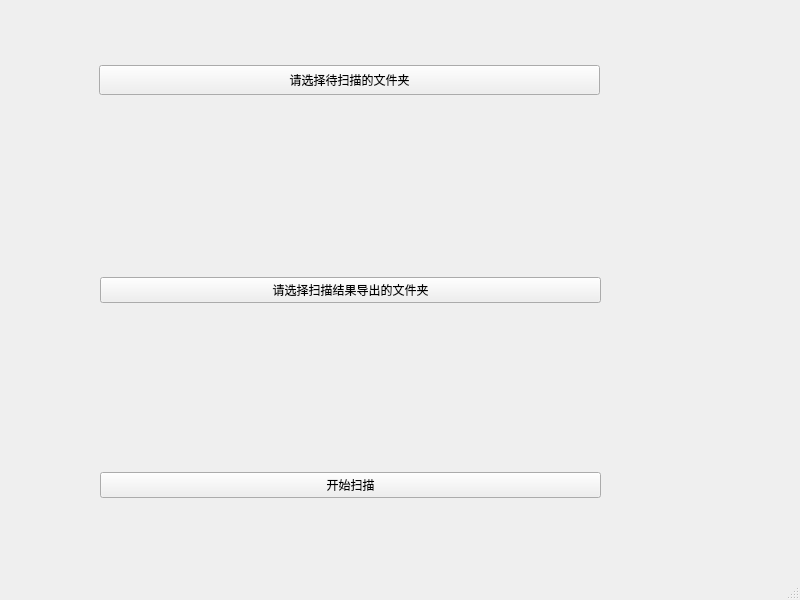
<?xml version="1.0" encoding="UTF-8"?>
<ui version="4.0">
 <class>MainWindow</class>
 <widget class="QMainWindow" name="MainWindow">
  <property name="geometry">
   <rect>
    <x>0</x>
    <y>0</y>
    <width>800</width>
    <height>600</height>
   </rect>
  </property>
  <property name="windowTitle">
   <string>MainWindow</string>
  </property>
  <widget class="QWidget" name="centralwidget">
   <widget class="QWidget" name="horizontalLayoutWidget">
    <property name="geometry">
     <rect>
      <x>99</x>
      <y>40</y>
      <width>501</width>
      <height>80</height>
     </rect>
    </property>
    <layout class="QHBoxLayout" name="horizontalLayout1">
     <property name="spacing">
      <number>0</number>
     </property>
     <item>
      <widget class="QPushButton" name="selectScanFolderBtn">
       <property name="minimumSize">
        <size>
         <width>0</width>
         <height>30</height>
        </size>
       </property>
       <property name="text">
        <string>请选择待扫描的文件夹</string>
       </property>
       <property name="iconSize">
        <size>
         <width>16</width>
         <height>16</height>
        </size>
       </property>
      </widget>
     </item>
    </layout>
   </widget>
   <widget class="QWidget" name="horizontalLayoutWidget_2">
    <property name="geometry">
     <rect>
      <x>100</x>
      <y>140</y>
      <width>501</width>
      <height>80</height>
     </rect>
    </property>
    <layout class="QHBoxLayout" name="horizontalLayout2">
     <item>
      <widget class="QLabel" name="selectScanFoldLabel">
       <property name="text">
        <string/>
       </property>
      </widget>
     </item>
    </layout>
   </widget>
   <widget class="QWidget" name="horizontalLayoutWidget_3">
    <property name="geometry">
     <rect>
      <x>100</x>
      <y>250</y>
      <width>501</width>
      <height>80</height>
     </rect>
    </property>
    <layout class="QHBoxLayout" name="horizontalLayout3">
     <property name="spacing">
      <number>0</number>
     </property>
     <item>
      <widget class="QPushButton" name="selecResultFolderBtn">
       <property name="text">
        <string>请选择扫描结果导出的文件夹</string>
       </property>
      </widget>
     </item>
    </layout>
   </widget>
   <widget class="QWidget" name="horizontalLayoutWidget_4">
    <property name="geometry">
     <rect>
      <x>100</x>
      <y>360</y>
      <width>501</width>
      <height>80</height>
     </rect>
    </property>
    <layout class="QHBoxLayout" name="horizontalLayout4">
     <item>
      <widget class="QLabel" name="scanResultLabel">
       <property name="text">
        <string/>
       </property>
      </widget>
     </item>
    </layout>
   </widget>
   <widget class="QWidget" name="horizontalLayoutWidget_5">
    <property name="geometry">
     <rect>
      <x>100</x>
      <y>460</y>
      <width>501</width>
      <height>51</height>
     </rect>
    </property>
    <layout class="QHBoxLayout" name="horizontalLayout">
     <item>
      <widget class="QPushButton" name="scanButton">
       <property name="text">
        <string>开始扫描</string>
       </property>
      </widget>
     </item>
    </layout>
   </widget>
  </widget>
  <widget class="QMenuBar" name="menubar">
   <property name="geometry">
    <rect>
     <x>0</x>
     <y>0</y>
     <width>800</width>
     <height>24</height>
    </rect>
   </property>
  </widget>
  <widget class="QStatusBar" name="statusbar"/>
 </widget>
 <resources/>
 <connections/>
</ui>
